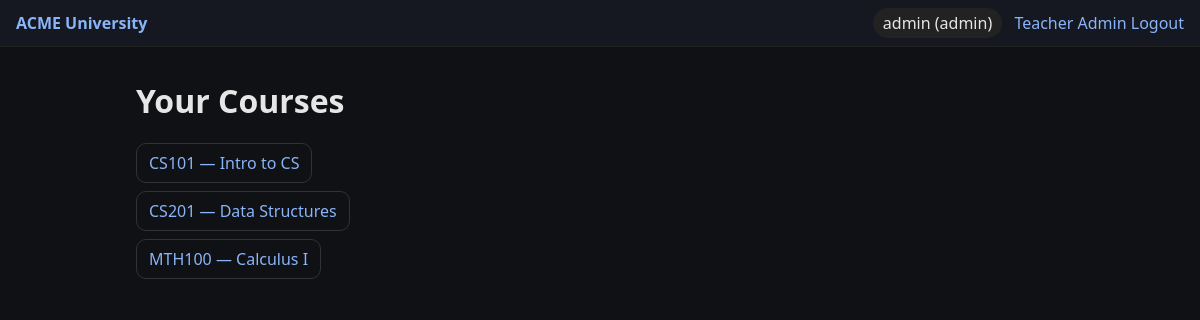
Page /teacher/ (signed in) on the committed database.
### models.py (models this page shows, shortened)
class User(UserMixin, db.Model):
    id = db.Column(db.Integer, primary_key=True)
    username = db.Column(db.String(80), unique=True, nullable=False)
    password_hash = db.Column(db.String(128), nullable=False)
    role = db.Column(db.String(20), nullable=False)  # "student", "teacher", "admin"

class Course(db.Model):
    id = db.Column(db.Integer, primary_key=True)
    code = db.Column(db.String(20), unique=True, nullable=False)
    title = db.Column(db.String(120), nullable=False)
    capacity = db.Column(db.Integer, nullable=False, default=30)
    teacher_id = db.Column(db.Integer, db.ForeignKey("user.id"), nullable=False)
    teacher = db.relationship("User", foreign_keys=[teacher_id])

### teacher_routes.py (the view)
@teacher_bp.route("/")
@login_required
@roles_required("teacher", "admin")
def dashboard():
    if current_user.role == "admin":
        courses = Course.query.order_by(Course.code).all()
    else:
        courses = Course.query.filter_by(teacher_id=current_user.id).order_by(Course.code).all()
    return render_template("teacher_dashboard.html", courses=courses)

### app.py (called while the page is built)
@login_manager.user_loader
def load_user(user_id):
    return User.query.get(int(user_id))

### templates/teacher_dashboard.html
{% extends "base.html" %}
{% block content %}
  <h1>Your Courses</h1>
  {% if courses %}
    <ul class="list">
    {% for c in courses %}
      <li>
        <a class="btn" href="{{ url_for('teacher.course', course_id=c.id) }}">
          {{ c.code }} — {{ c.title }}
        </a>
      </li>
    {% endfor %}
    </ul>
  {% else %}
    <p class="muted">No assigned courses.</p>
  {% endif %}
{% endblock %}

### templates/base.html (shortened to what this page needs)
<!doctype html>
<html lang="en">
<head>
  <link rel="stylesheet" href="{{ url_for('static', filename='styles.css') }}">
</head>
<body>
<header class="nav">
  <div class="brand"><a href="{{ url_for('home') }}">ACME University</a></div>
  <nav>
    {% if current_user.is_authenticated %}
      <span class="pill">{{ current_user.username }} ({{ current_user.role }})</span>
      {% if current_user.role == "student" %}
        <a href="{{ url_for('student.my_classes') }}">My Classes</a>
        <a href="{{ url_for('student.all_classes') }}">All Classes</a>
      {% elif current_user.role == "teacher" or current_user.role == "admin" %}
        <a href="{{ url_for('teacher.dashboard') }}">Teacher</a>
      {% endif %}
      {% if current_user.role == "admin" %}
        <a href="/admin">Admin</a>
      {% endif %}
      <a href="{{ url_for('auth.logout') }}">Logout</a>
    {% else %}
      <a href="{{ url_for('auth.login') }}">Login</a>
    {% endif %}
  </nav>
</header>
<main class="container">
  {% block content %}{% endblock %}
</main>
</body>
</html>

### static/styles.css (style rules this page uses)
* { box-sizing: border-box; }
body { margin: 0; background: #0f1115; color: #e6e6e6; font-family: system-ui, -apple-system, BlinkMacSystemFont, "Segoe UI", sans-serif; }
a { color: #8ab4f8; text-decoration: none; }
.nav { display: flex; justify-content: space-between; align-items: center; padding: 12px 16px; background: #151820; border-bottom: 1px solid #222; }
.brand a { font-weight: 600; }
.pill { background: #222; padding: 4px 10px; border-radius: 999px; margin-right: 8px; }
.container { max-width: 960px; margin: 32px auto; padding: 0 16px; }
.btn { display: inline-block; padding: 8px 12px; border-radius: 10px; border: 1px solid #333; }
.list { list-style: none; padding: 0; display: grid; gap: 8px; }

### rows in the picture
User: username "admin", role "admin"
Course: code "CS101", title "Intro to CS"
Course: code "CS201", title "Data Structures"
Course: code "MTH100", title "Calculus I"
